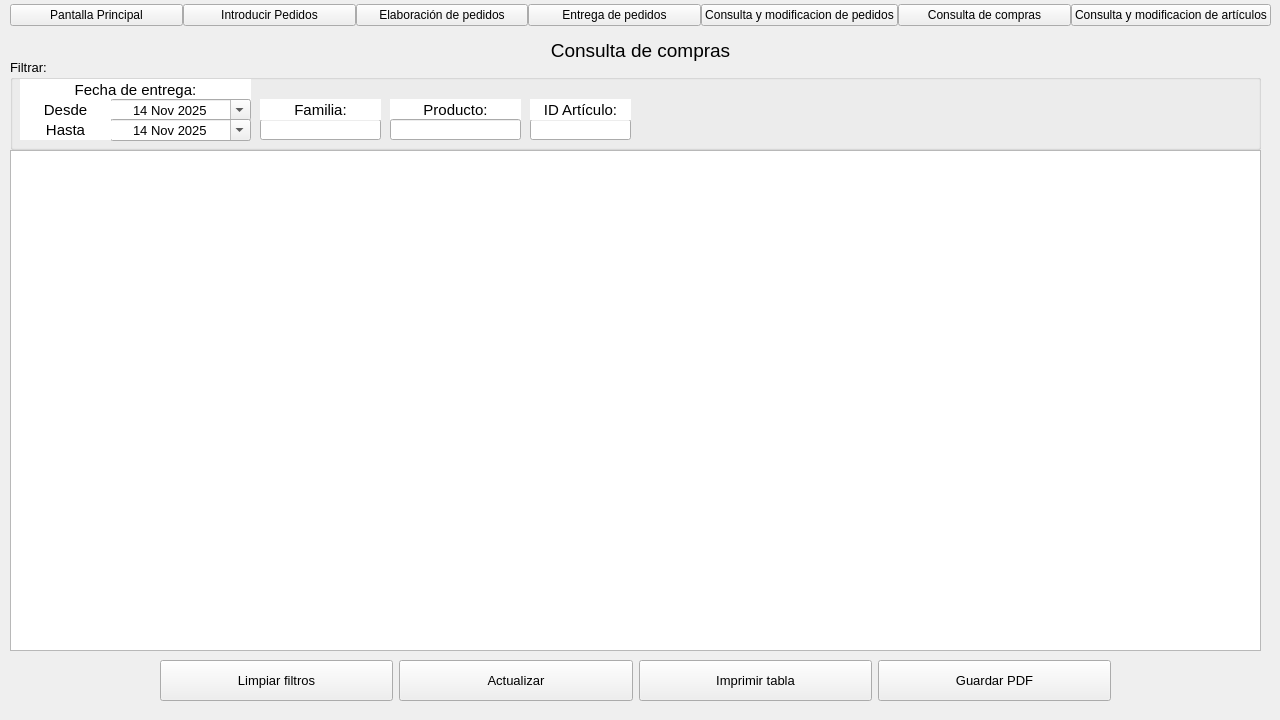
<?xml version="1.0" encoding="UTF-8"?>
<ui version="4.0">
 <class>MainWindow</class>
 <widget class="QMainWindow" name="MainWindow">
  <property name="geometry">
   <rect>
    <x>0</x>
    <y>0</y>
    <width>1280</width>
    <height>720</height>
   </rect>
  </property>
  <property name="windowTitle">
   <string>Proyecto carniceria</string>
  </property>
  <widget class="QWidget" name="centralwidget">
   <widget class="QWidget" name="horizontalLayoutWidget">
    <property name="geometry">
     <rect>
      <x>10</x>
      <y>-10</y>
      <width>1261</width>
      <height>51</height>
     </rect>
    </property>
    <layout class="QHBoxLayout" name="horizontalLayout" stretch="1,1,1,1,1,1,1">
     <property name="spacing">
      <number>0</number>
     </property>
     <property name="sizeConstraint">
      <enum>QLayout::SetDefaultConstraint</enum>
     </property>
     <item>
      <widget class="QPushButton" name="menuPantallaPrincipal">
       <property name="cursor">
        <cursorShape>PointingHandCursor</cursorShape>
       </property>
       <property name="text">
        <string>Pantalla Principal</string>
       </property>
      </widget>
     </item>
     <item>
      <widget class="QPushButton" name="menuIntroduccionPedidos">
       <property name="cursor">
        <cursorShape>PointingHandCursor</cursorShape>
       </property>
       <property name="text">
        <string>Introducir Pedidos</string>
       </property>
      </widget>
     </item>
     <item>
      <widget class="QPushButton" name="menuElaboracionPedidos">
       <property name="cursor">
        <cursorShape>PointingHandCursor</cursorShape>
       </property>
       <property name="text">
        <string>Elaboración de pedidos</string>
       </property>
      </widget>
     </item>
     <item>
      <widget class="QPushButton" name="menuEntregaPedidos">
       <property name="cursor">
        <cursorShape>PointingHandCursor</cursorShape>
       </property>
       <property name="text">
        <string>Entrega de pedidos</string>
       </property>
      </widget>
     </item>
     <item>
      <widget class="QPushButton" name="menuConsultaPedidos">
       <property name="cursor">
        <cursorShape>PointingHandCursor</cursorShape>
       </property>
       <property name="text">
        <string>Consulta y modificacion de pedidos</string>
       </property>
      </widget>
     </item>
     <item>
      <widget class="QPushButton" name="menuConsultaCompras">
       <property name="cursor">
        <cursorShape>PointingHandCursor</cursorShape>
       </property>
       <property name="text">
        <string>Consulta de compras</string>
       </property>
      </widget>
     </item>
     <item>
      <widget class="QPushButton" name="menuConsultaArticulos">
       <property name="cursor">
        <cursorShape>PointingHandCursor</cursorShape>
       </property>
       <property name="text">
        <string>Consulta y modificacion de artículos</string>
       </property>
      </widget>
     </item>
    </layout>
   </widget>
   <widget class="QLabel" name="label">
    <property name="geometry">
     <rect>
      <x>10</x>
      <y>30</y>
      <width>1261</width>
      <height>41</height>
     </rect>
    </property>
    <property name="font">
     <font>
      <pointsize>14</pointsize>
     </font>
    </property>
    <property name="cursor">
     <cursorShape>ArrowCursor</cursorShape>
    </property>
    <property name="text">
     <string>Consulta de compras</string>
    </property>
    <property name="alignment">
     <set>Qt::AlignCenter</set>
    </property>
   </widget>
   <widget class="QGroupBox" name="groupBox">
    <property name="geometry">
     <rect>
      <x>10</x>
      <y>59</y>
      <width>1251</width>
      <height>91</height>
     </rect>
    </property>
    <property name="font">
     <font>
      <pointsize>10</pointsize>
     </font>
    </property>
    <property name="title">
     <string>Filtrar:</string>
    </property>
    <widget class="QLineEdit" name="txtFamiliaProducto">
     <property name="geometry">
      <rect>
       <x>250</x>
       <y>60</y>
       <width>121</width>
       <height>21</height>
      </rect>
     </property>
     <property name="font">
      <font>
       <pointsize>10</pointsize>
      </font>
     </property>
    </widget>
    <widget class="QLineEdit" name="txtIdArticulo">
     <property name="geometry">
      <rect>
       <x>520</x>
       <y>60</y>
       <width>101</width>
       <height>21</height>
      </rect>
     </property>
     <property name="font">
      <font>
       <pointsize>10</pointsize>
      </font>
     </property>
    </widget>
    <widget class="QLabel" name="label_2">
     <property name="geometry">
      <rect>
       <x>380</x>
       <y>40</y>
       <width>131</width>
       <height>21</height>
      </rect>
     </property>
     <property name="font">
      <font>
       <pointsize>11</pointsize>
      </font>
     </property>
     <property name="styleSheet">
      <string notr="true">background-color: #ffffff;</string>
     </property>
     <property name="text">
      <string>Producto:</string>
     </property>
     <property name="alignment">
      <set>Qt::AlignCenter</set>
     </property>
    </widget>
    <widget class="QLabel" name="label_4">
     <property name="geometry">
      <rect>
       <x>520</x>
       <y>40</y>
       <width>101</width>
       <height>21</height>
      </rect>
     </property>
     <property name="font">
      <font>
       <pointsize>11</pointsize>
      </font>
     </property>
     <property name="styleSheet">
      <string notr="true">background-color: #ffffff;</string>
     </property>
     <property name="text">
      <string>ID Artículo:</string>
     </property>
     <property name="alignment">
      <set>Qt::AlignCenter</set>
     </property>
    </widget>
    <widget class="QLabel" name="label_3">
     <property name="geometry">
      <rect>
       <x>250</x>
       <y>40</y>
       <width>121</width>
       <height>21</height>
      </rect>
     </property>
     <property name="font">
      <font>
       <pointsize>11</pointsize>
      </font>
     </property>
     <property name="styleSheet">
      <string notr="true">background-color: #ffffff;</string>
     </property>
     <property name="text">
      <string>Familia:</string>
     </property>
     <property name="alignment">
      <set>Qt::AlignCenter</set>
     </property>
    </widget>
    <widget class="QLineEdit" name="txtNombreProducto">
     <property name="geometry">
      <rect>
       <x>380</x>
       <y>60</y>
       <width>131</width>
       <height>21</height>
      </rect>
     </property>
     <property name="font">
      <font>
       <pointsize>10</pointsize>
      </font>
     </property>
     <property name="readOnly">
      <bool>false</bool>
     </property>
    </widget>
    <widget class="QLabel" name="label_6">
     <property name="geometry">
      <rect>
       <x>10</x>
       <y>20</y>
       <width>231</width>
       <height>22</height>
      </rect>
     </property>
     <property name="font">
      <font>
       <pointsize>11</pointsize>
      </font>
     </property>
     <property name="styleSheet">
      <string notr="true">background-color: #ffffff;</string>
     </property>
     <property name="text">
      <string>Fecha de entrega:</string>
     </property>
     <property name="alignment">
      <set>Qt::AlignCenter</set>
     </property>
    </widget>
    <widget class="QDateEdit" name="fechaEntregaDesde">
     <property name="geometry">
      <rect>
       <x>100</x>
       <y>40</y>
       <width>141</width>
       <height>22</height>
      </rect>
     </property>
     <property name="font">
      <font>
       <pointsize>10</pointsize>
      </font>
     </property>
     <property name="wrapping">
      <bool>false</bool>
     </property>
     <property name="frame">
      <bool>true</bool>
     </property>
     <property name="alignment">
      <set>Qt::AlignCenter</set>
     </property>
     <property name="readOnly">
      <bool>false</bool>
     </property>
     <property name="calendarPopup">
      <bool>true</bool>
     </property>
     <property name="date">
      <date>
       <year>2025</year>
       <month>11</month>
       <day>14</day>
      </date>
     </property>
    </widget>
    <widget class="QLabel" name="label_10">
     <property name="geometry">
      <rect>
       <x>10</x>
       <y>40</y>
       <width>91</width>
       <height>21</height>
      </rect>
     </property>
     <property name="font">
      <font>
       <pointsize>11</pointsize>
      </font>
     </property>
     <property name="styleSheet">
      <string notr="true">background-color: #ffffff;</string>
     </property>
     <property name="text">
      <string>Desde</string>
     </property>
     <property name="alignment">
      <set>Qt::AlignCenter</set>
     </property>
    </widget>
    <widget class="QDateEdit" name="fechaEntregaHasta">
     <property name="geometry">
      <rect>
       <x>100</x>
       <y>60</y>
       <width>141</width>
       <height>22</height>
      </rect>
     </property>
     <property name="font">
      <font>
       <pointsize>10</pointsize>
      </font>
     </property>
     <property name="wrapping">
      <bool>false</bool>
     </property>
     <property name="frame">
      <bool>true</bool>
     </property>
     <property name="alignment">
      <set>Qt::AlignCenter</set>
     </property>
     <property name="readOnly">
      <bool>false</bool>
     </property>
     <property name="calendarPopup">
      <bool>true</bool>
     </property>
     <property name="date">
      <date>
       <year>2025</year>
       <month>11</month>
       <day>14</day>
      </date>
     </property>
    </widget>
    <widget class="QLabel" name="label_11">
     <property name="geometry">
      <rect>
       <x>10</x>
       <y>60</y>
       <width>91</width>
       <height>21</height>
      </rect>
     </property>
     <property name="font">
      <font>
       <pointsize>11</pointsize>
      </font>
     </property>
     <property name="styleSheet">
      <string notr="true">background-color: #ffffff;</string>
     </property>
     <property name="text">
      <string>Hasta</string>
     </property>
     <property name="alignment">
      <set>Qt::AlignCenter</set>
     </property>
    </widget>
   </widget>
   <widget class="QTableWidget" name="tablaCompras">
    <property name="geometry">
     <rect>
      <x>10</x>
      <y>150</y>
      <width>1251</width>
      <height>501</height>
     </rect>
    </property>
    <property name="editTriggers">
     <set>QAbstractItemView::NoEditTriggers</set>
    </property>
    <property name="selectionMode">
     <enum>QAbstractItemView::ExtendedSelection</enum>
    </property>
    <property name="selectionBehavior">
     <enum>QAbstractItemView::SelectRows</enum>
    </property>
    <property name="sortingEnabled">
     <bool>true</bool>
    </property>
   </widget>
   <widget class="QWidget" name="horizontalLayoutWidget_2">
    <property name="geometry">
     <rect>
      <x>10</x>
      <y>660</y>
      <width>1251</width>
      <height>41</height>
     </rect>
    </property>
    <layout class="QHBoxLayout" name="horizontalLayout_2">
     <property name="leftMargin">
      <number>150</number>
     </property>
     <property name="rightMargin">
      <number>150</number>
     </property>
     <item>
      <widget class="QPushButton" name="btnLimpiar">
       <property name="sizePolicy">
        <sizepolicy hsizetype="Minimum" vsizetype="Expanding">
         <horstretch>0</horstretch>
         <verstretch>0</verstretch>
        </sizepolicy>
       </property>
       <property name="font">
        <font>
         <pointsize>10</pointsize>
        </font>
       </property>
       <property name="cursor">
        <cursorShape>PointingHandCursor</cursorShape>
       </property>
       <property name="text">
        <string>Limpiar filtros</string>
       </property>
      </widget>
     </item>
     <item>
      <widget class="QPushButton" name="btnActualizar">
       <property name="sizePolicy">
        <sizepolicy hsizetype="Minimum" vsizetype="Expanding">
         <horstretch>0</horstretch>
         <verstretch>0</verstretch>
        </sizepolicy>
       </property>
       <property name="font">
        <font>
         <pointsize>10</pointsize>
        </font>
       </property>
       <property name="cursor">
        <cursorShape>PointingHandCursor</cursorShape>
       </property>
       <property name="text">
        <string>Actualizar</string>
       </property>
      </widget>
     </item>
     <item>
      <widget class="QPushButton" name="btnImprimir">
       <property name="sizePolicy">
        <sizepolicy hsizetype="Minimum" vsizetype="Expanding">
         <horstretch>0</horstretch>
         <verstretch>0</verstretch>
        </sizepolicy>
       </property>
       <property name="font">
        <font>
         <pointsize>10</pointsize>
        </font>
       </property>
       <property name="cursor">
        <cursorShape>PointingHandCursor</cursorShape>
       </property>
       <property name="text">
        <string>Imprimir tabla</string>
       </property>
      </widget>
     </item>
     <item>
      <widget class="QPushButton" name="btnGuardarPDF">
       <property name="sizePolicy">
        <sizepolicy hsizetype="Minimum" vsizetype="Expanding">
         <horstretch>0</horstretch>
         <verstretch>0</verstretch>
        </sizepolicy>
       </property>
       <property name="font">
        <font>
         <pointsize>10</pointsize>
        </font>
       </property>
       <property name="cursor">
        <cursorShape>PointingHandCursor</cursorShape>
       </property>
       <property name="text">
        <string>Guardar PDF</string>
       </property>
      </widget>
     </item>
    </layout>
   </widget>
  </widget>
  <action name="action">
   <property name="text">
    <string>s</string>
   </property>
  </action>
 </widget>
 <tabstops>
  <tabstop>menuPantallaPrincipal</tabstop>
  <tabstop>menuIntroduccionPedidos</tabstop>
  <tabstop>menuElaboracionPedidos</tabstop>
  <tabstop>menuEntregaPedidos</tabstop>
  <tabstop>menuConsultaPedidos</tabstop>
  <tabstop>menuConsultaCompras</tabstop>
  <tabstop>menuConsultaArticulos</tabstop>
  <tabstop>txtFamiliaProducto</tabstop>
  <tabstop>txtNombreProducto</tabstop>
  <tabstop>txtIdArticulo</tabstop>
  <tabstop>tablaCompras</tabstop>
  <tabstop>btnLimpiar</tabstop>
  <tabstop>btnActualizar</tabstop>
 </tabstops>
 <resources/>
 <connections/>
</ui>
